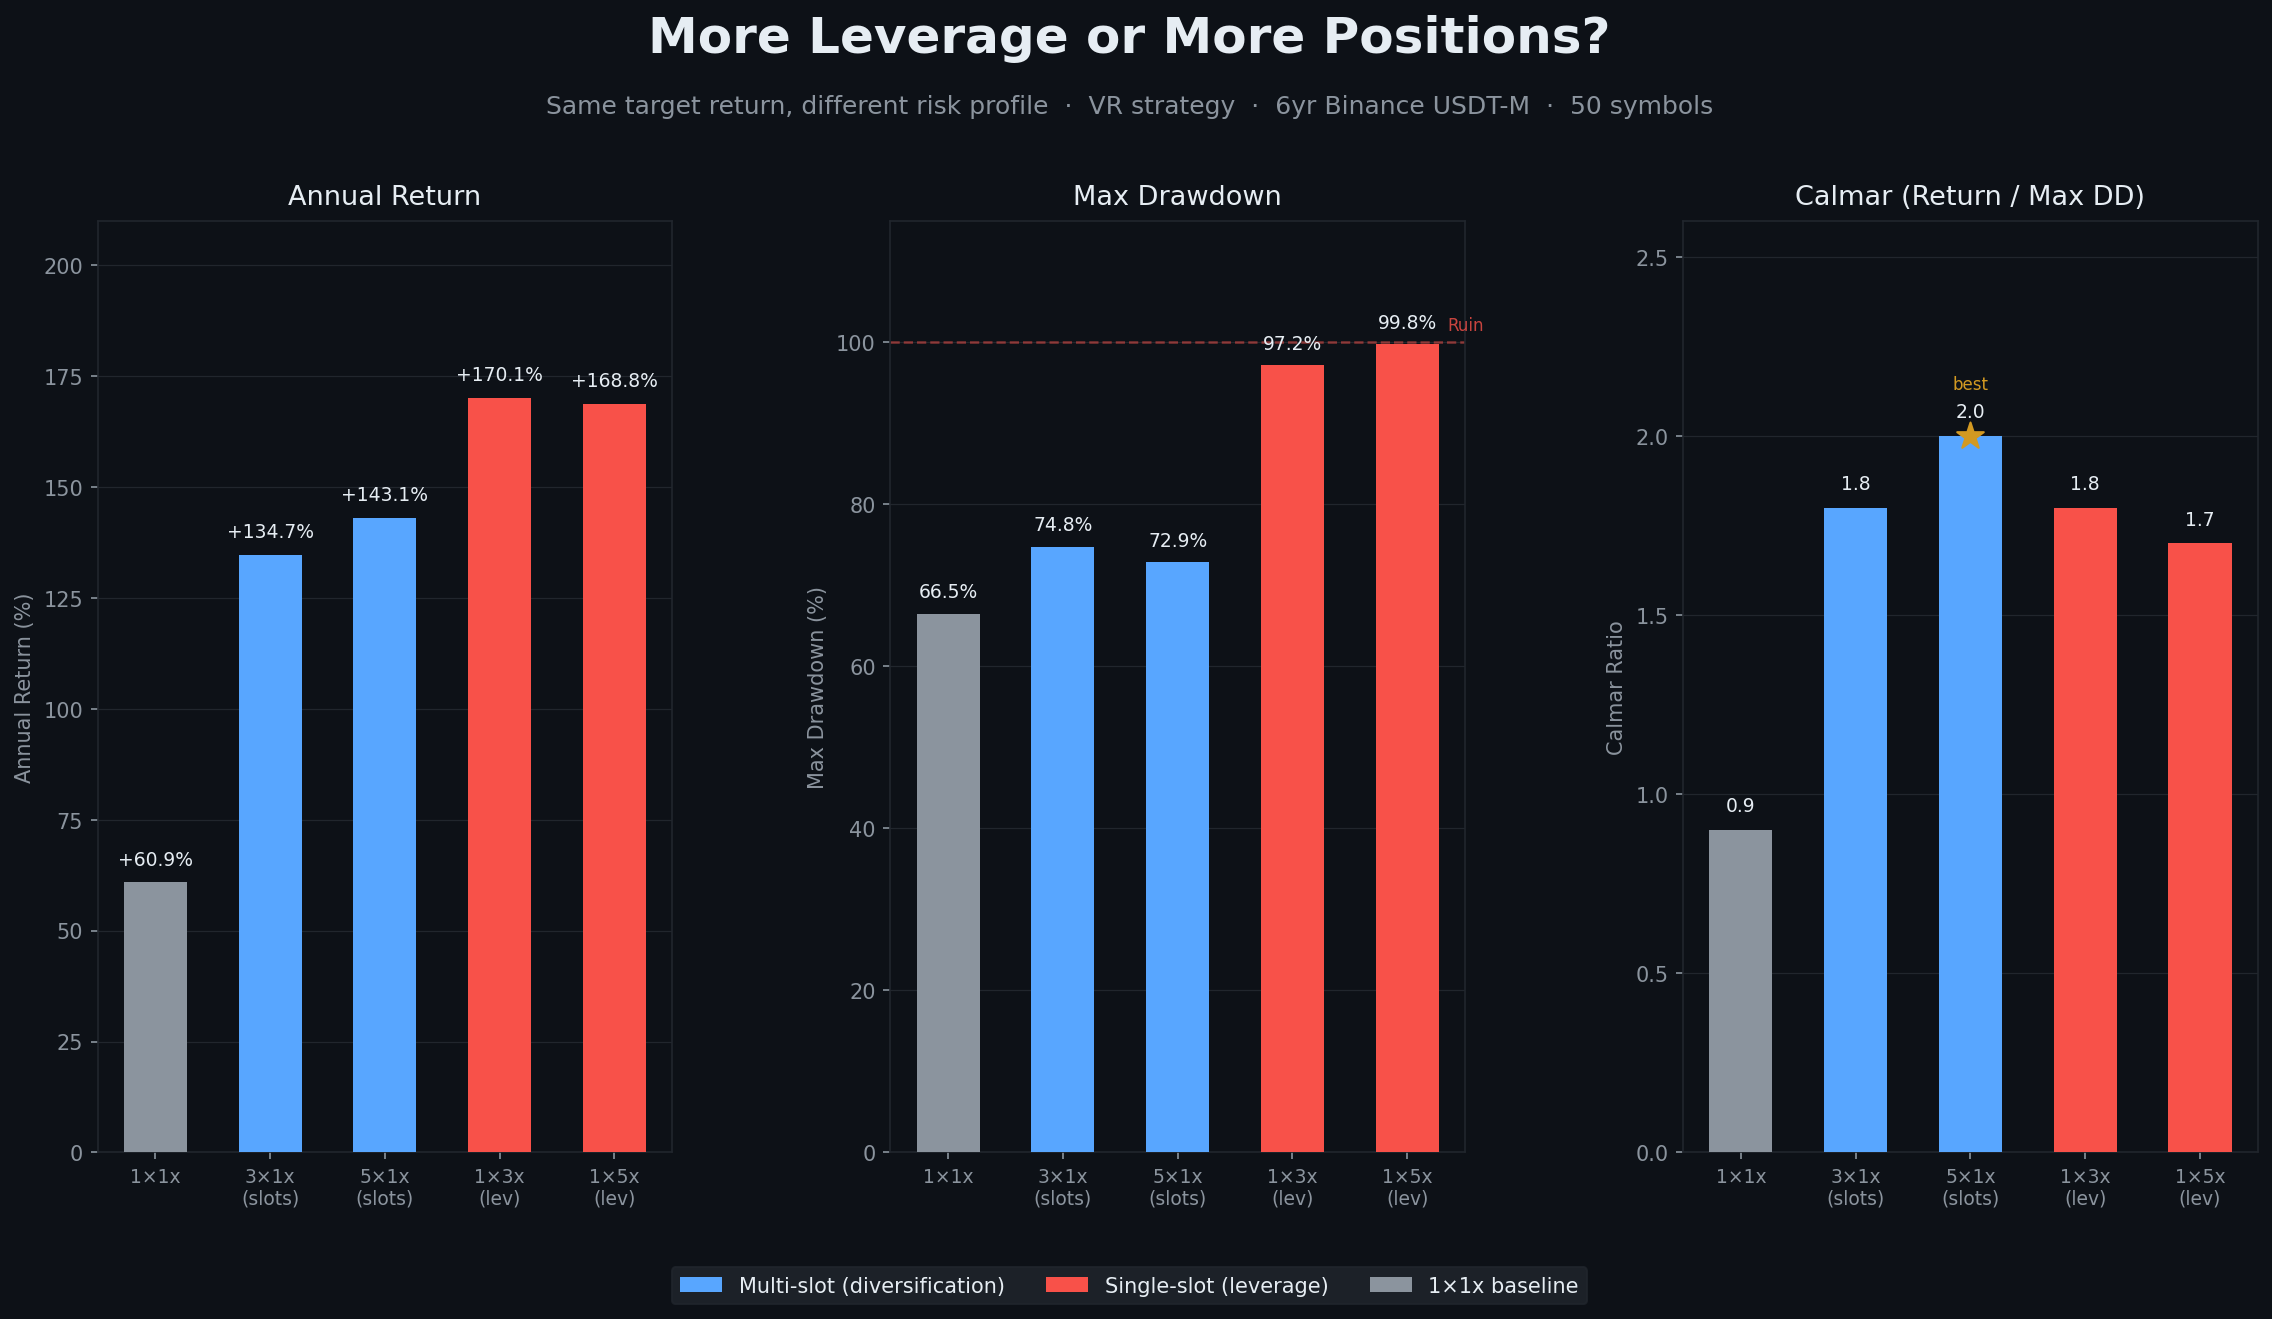

The script that saved this image:
"""Post 008: More Leverage or More Positions? — leverage vs slot diversification."""
from pathlib import Path
import matplotlib
matplotlib.use("Agg")
import matplotlib.pyplot as plt
import matplotlib.gridspec as gridspec
import numpy as np

OUT = Path(__file__).parent / "post_008_leverage_vs_slots.png"

BG    = "#0d1117"
FG    = "#e6edf3"
SUB   = "#8b949e"
GRID  = "#21262d"
BLUE  = "#58a6ff"   # multi-slot (diversification)
RED   = "#f85149"   # single-slot leveraged
GOLD  = "#d29922"
GREEN = "#3fb950"

labels  = ["1×1x", "3×1x\n(slots)", "5×1x\n(slots)", "1×3x\n(lev)", "1×5x\n(lev)"]
ann_ret = [60.9, 134.7, 143.1, 170.1, 168.8]
max_dd  = [66.5,  74.8,  72.9,  97.2,  99.8]
calmar  = [ 0.9,   1.8,   2.0,   1.8,   1.7]
colors  = [SUB, BLUE, BLUE, RED, RED]

fig = plt.figure(figsize=(16, 9), facecolor=BG)
fig.text(0.5, 0.955, "More Leverage or More Positions?",
         ha="center", fontsize=24, fontweight="bold", color=FG)
fig.text(0.5, 0.910, "Same target return, different risk profile  ·  VR strategy  ·  6yr Binance USDT-M  ·  50 symbols",
         ha="center", fontsize=12, color=SUB)

gs = gridspec.GridSpec(1, 3, figure=fig,
                       left=0.07, right=0.97, top=0.83, bottom=0.14,
                       wspace=0.38)

x = np.arange(len(labels))
bar_w = 0.55

# ── Panel 1: Annual Return ──────────────────────────────────────────────
ax1 = fig.add_subplot(gs[0])
ax1.set_facecolor(BG)
bars = ax1.bar(x, ann_ret, color=colors, width=bar_w, zorder=3)
for bar, val in zip(bars, ann_ret):
    ax1.text(bar.get_x() + bar.get_width()/2, val + 3,
             f"+{val:.1f}%", ha="center", va="bottom", fontsize=9, color=FG)
ax1.set_xticks(x)
ax1.set_xticklabels(labels, fontsize=9, color=SUB)
ax1.set_ylabel("Annual Return (%)", color=SUB, fontsize=10)
ax1.set_ylim(0, 210)
ax1.set_title("Annual Return", color=FG, fontsize=13, pad=8)
ax1.tick_params(colors=SUB)
for sp in ax1.spines.values(): sp.set_edgecolor(GRID)
ax1.yaxis.set_tick_params(labelcolor=SUB)
ax1.set_facecolor(BG)
ax1.grid(axis="y", color=GRID, linewidth=0.6, zorder=0)

# ── Panel 2: Max Drawdown ────────────────────────────────────────────────
ax2 = fig.add_subplot(gs[1])
ax2.set_facecolor(BG)
bars2 = ax2.bar(x, max_dd, color=colors, width=bar_w, zorder=3)
ax2.axhline(100, color=RED, linestyle="--", linewidth=1.2, alpha=0.5, zorder=2)
ax2.text(4.35, 101.5, "Ruin", color=RED, fontsize=8, alpha=0.8)
for bar, val in zip(bars2, max_dd):
    ypos = val + 1.5
    ax2.text(bar.get_x() + bar.get_width()/2, ypos,
             f"{val:.1f}%", ha="center", va="bottom", fontsize=9, color=FG)
ax2.set_xticks(x)
ax2.set_xticklabels(labels, fontsize=9, color=SUB)
ax2.set_ylabel("Max Drawdown (%)", color=SUB, fontsize=10)
ax2.set_ylim(0, 115)
ax2.set_title("Max Drawdown", color=FG, fontsize=13, pad=8)
ax2.tick_params(colors=SUB)
for sp in ax2.spines.values(): sp.set_edgecolor(GRID)
ax2.yaxis.set_tick_params(labelcolor=SUB)
ax2.grid(axis="y", color=GRID, linewidth=0.6, zorder=0)

# ── Panel 3: Calmar ─────────────────────────────────────────────────────
ax3 = fig.add_subplot(gs[2])
ax3.set_facecolor(BG)
bars3 = ax3.bar(x, calmar, color=colors, width=bar_w, zorder=3)
for bar, val in zip(bars3, calmar):
    ax3.text(bar.get_x() + bar.get_width()/2, val + 0.04,
             f"{val:.1f}", ha="center", va="bottom", fontsize=9, color=FG)
# highlight winner
ax3.scatter([2], [2.0], color=GOLD, s=180, zorder=5, marker="*")
ax3.text(2, 2.13, "best", ha="center", fontsize=8, color=GOLD)
ax3.set_xticks(x)
ax3.set_xticklabels(labels, fontsize=9, color=SUB)
ax3.set_ylabel("Calmar Ratio", color=SUB, fontsize=10)
ax3.set_ylim(0, 2.6)
ax3.set_title("Calmar (Return / Max DD)", color=FG, fontsize=13, pad=8)
ax3.tick_params(colors=SUB)
for sp in ax3.spines.values(): sp.set_edgecolor(GRID)
ax3.yaxis.set_tick_params(labelcolor=SUB)
ax3.grid(axis="y", color=GRID, linewidth=0.6, zorder=0)

# Legend
from matplotlib.patches import Patch
legend_els = [
    Patch(facecolor=BLUE, label="Multi-slot (diversification)"),
    Patch(facecolor=RED,  label="Single-slot (leverage)"),
    Patch(facecolor=SUB,  label="1×1x baseline"),
]
fig.legend(handles=legend_els, loc="lower center", ncol=3,
           facecolor="#21262d", edgecolor=GRID,
           labelcolor=FG, fontsize=10,
           bbox_to_anchor=(0.5, 0.02))

fig.savefig(OUT, dpi=150, bbox_inches="tight", facecolor=BG)
print(f"Saved: {OUT}")
